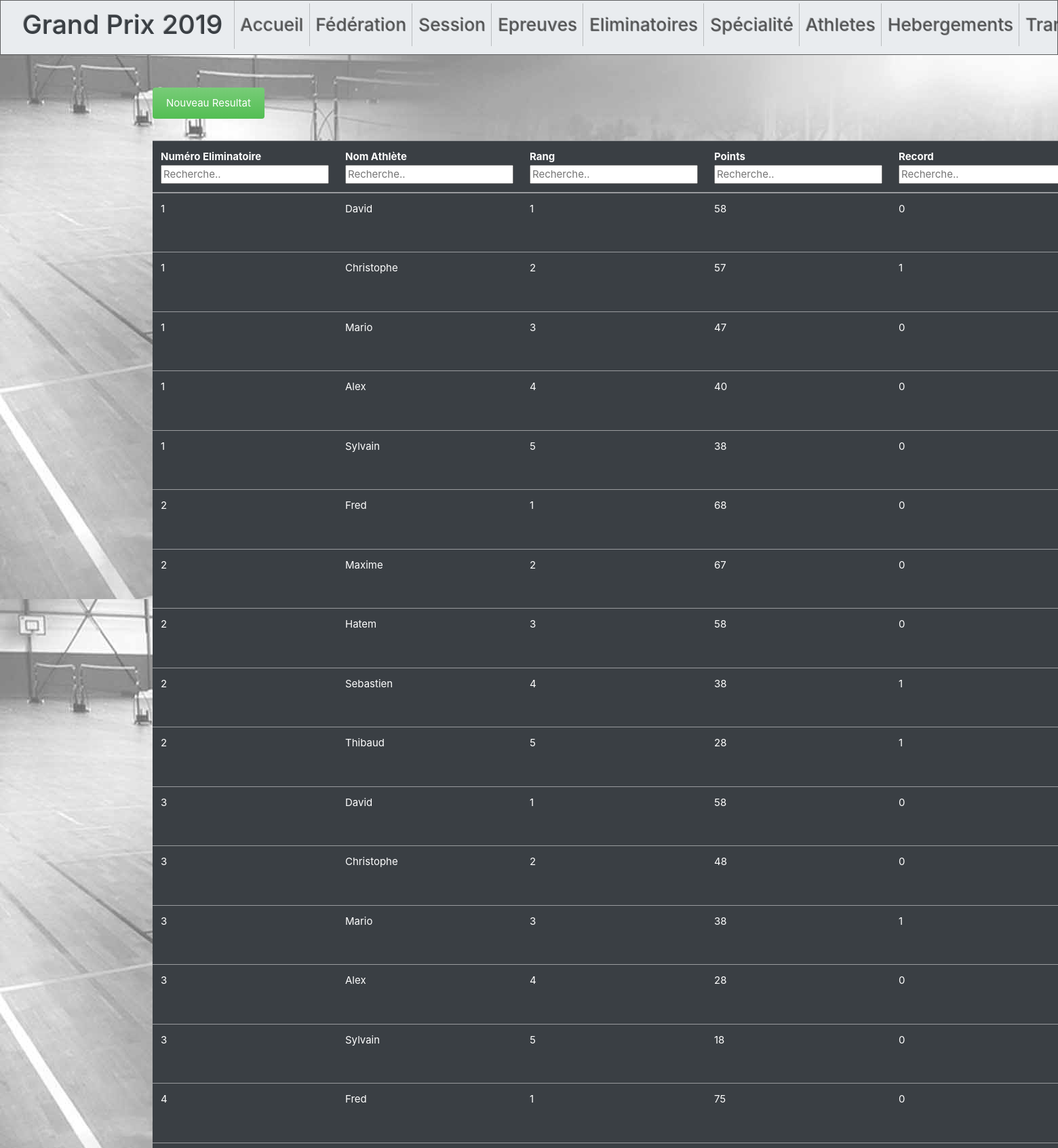
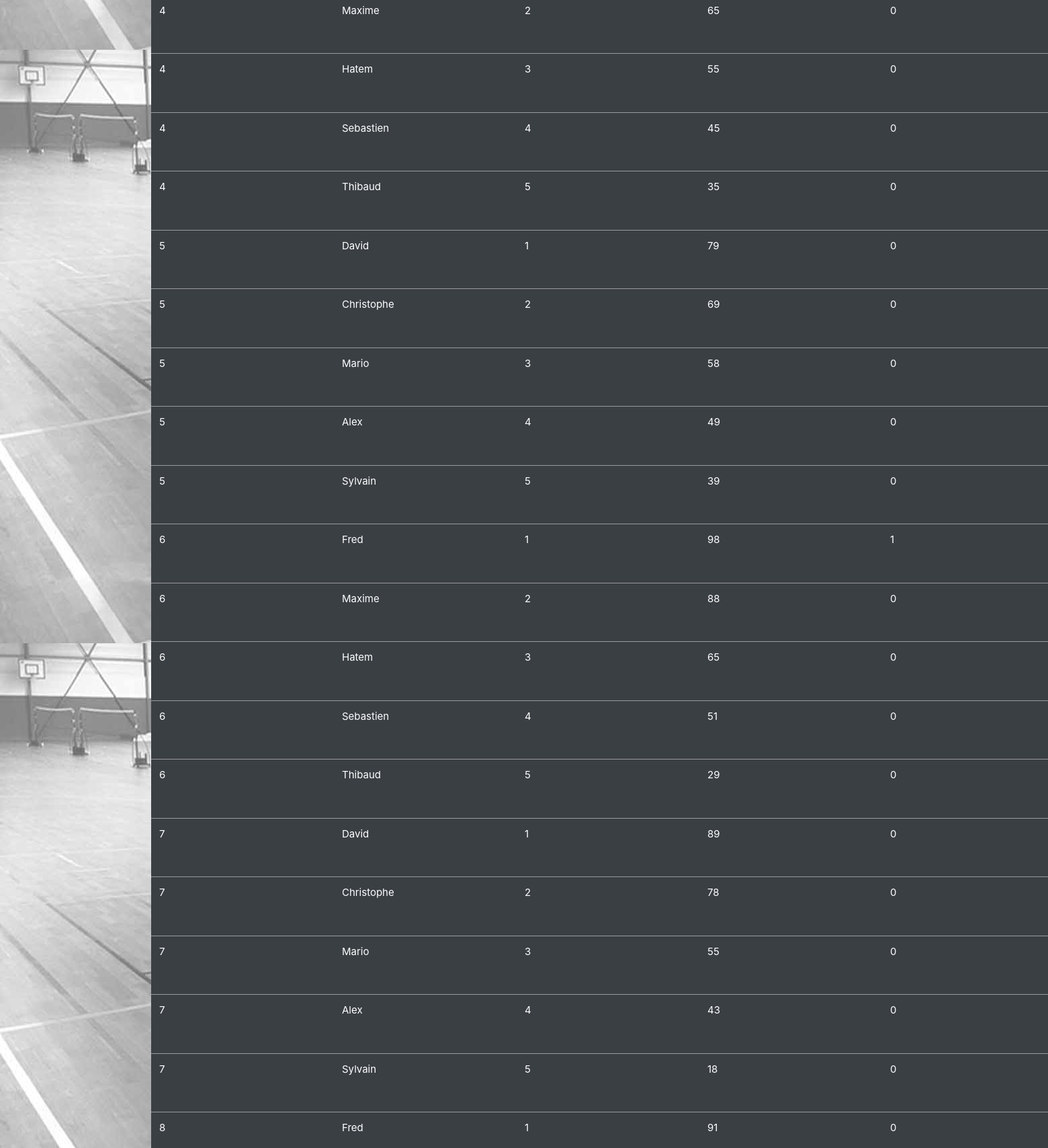
/resultat_athl.php (upper part), run on the app's committed database (2 pictures, top to bottom).
### tables this page shows
CREATE TABLE `resultat_athl` (
  `ID_ELIMINATOIRE` int(11) NOT NULL,
  `ID_ATHLETE` int(11) NOT NULL,
  `RANG_ATHLETE` int(11) DEFAULT NULL,
  `POINTS_ATHLETE` int(11) DEFAULT NULL,
  `RECORD` tinyint(1) DEFAULT NULL
);

CREATE TABLE `athlete` (
  `ID_ATHLETE` int(11) NOT NULL,
  `ID_FEDERATION` int(11) NOT NULL,
  `NOM_ATHLETE` varchar(30) NOT NULL,
  `SEXE` char(1) NOT NULL
);

### ConnResu.php (called while the page is built, shortened)
<?php
function resultat_athl() {
try {
    $conn=conn();
    $stmt = $conn->prepare("SELECT * FROM resultat_athl INNER JOIN athlete ON resultat_athl.ID_ATHLETE=athlete.ID_ATHLETE ORDER BY ID_ELIMINATOIRE ASC");
    $stmt->execute();
    $resultat_athl = $stmt->fetchAll();
    return $resultat_athl;
}
    catch(PDOException $e) {
        echo "Error: " . $e->getMessage();
    }
}
?>

### resultat_athl.php (the view, shortened to what this page needs)
<!DOCTYPE html>
<?php
require_once "ConnResu.php";
$resultat_athl = resultat_athl();
?>
<html>
    <head>
    </head>
    <header>
    <?php include "index.php";
    ?>
    </header>
<body>
    <form action = "NewResu.php" method = "get">
 <input class="alert btn-success" type = "submit" name = "Nouveau Resul" value = "Nouveau Resultat">
 </form>
<table id="myTable" class="table table-primary">
  <thead>
    <tr>
      <th scope="col">Numéro Eliminatoire<br><input type="text" id="input_col0" onkeyup="myFunction0()" placeholder="Recherche.."></th>
      <th scope="col">Nom Athlète<br><input type="text" id="input_col1" onkeyup="myFunction1()" placeholder="Recherche.."></th>
      <th scope="col">Rang<br><input type="text" id="input_col2" onkeyup="myFunction2()" placeholder="Recherche.."></th>
      <th scope="col">Points<br><input type="text" id="input_col3" onkeyup="myFunction3()" placeholder="Recherche.."></th>
      <th scope="col">Record<br><input type="text" id="input_col4" onkeyup="myFunction4()" placeholder="Recherche.."></th>
    </tr>
  <?php
    for($i=0; $i<sizeof($resultat_athl); $i++){
?>
    <tr>
    <td><?php echo $resultat_athl[$i]['ID_ELIMINATOIRE'];?></td>
    <td><?php echo $resultat_athl[$i]['NOM_ATHLETE'];?></td>
    <td><?php echo $resultat_athl[$i]['RANG_ATHLETE'];?></td>
    <td><?php echo $resultat_athl[$i]['POINTS_ATHLETE'];?></td>
    <td><?php echo $resultat_athl[$i]['RECORD'];?></td>
</tr>
<?php
}
?></thead>
</table></h1>
</body>
</html>

### data on the page
resultat_athl: ID_ELIMINATOIRE "1", ID_ATHLETE.NOM_ATHLETE "David", RANG_ATHLETE "1", POINTS_ATHLETE "58", RECORD "0"
resultat_athl: ID_ELIMINATOIRE "1", ID_ATHLETE.NOM_ATHLETE "Christophe", RANG_ATHLETE "2", POINTS_ATHLETE "57", RECORD "1"
resultat_athl: ID_ELIMINATOIRE "1", ID_ATHLETE.NOM_ATHLETE "Mario", RANG_ATHLETE "3", POINTS_ATHLETE "47", RECORD "0"
resultat_athl: ID_ELIMINATOIRE "1", ID_ATHLETE.NOM_ATHLETE "Alex", RANG_ATHLETE "4", POINTS_ATHLETE "40", RECORD "0"
resultat_athl: ID_ELIMINATOIRE "1", ID_ATHLETE.NOM_ATHLETE "Sylvain", RANG_ATHLETE "5", POINTS_ATHLETE "38", RECORD "0"
resultat_athl: ID_ELIMINATOIRE "2", ID_ATHLETE.NOM_ATHLETE "Fred", RANG_ATHLETE "1", POINTS_ATHLETE "68", RECORD "0"
resultat_athl: ID_ELIMINATOIRE "2", ID_ATHLETE.NOM_ATHLETE "Maxime", RANG_ATHLETE "2", POINTS_ATHLETE "67", RECORD "0"
resultat_athl: ID_ELIMINATOIRE "2", ID_ATHLETE.NOM_ATHLETE "Hatem", RANG_ATHLETE "3", POINTS_ATHLETE "58", RECORD "0"
resultat_athl: ID_ELIMINATOIRE "2", ID_ATHLETE.NOM_ATHLETE "Sebastien", RANG_ATHLETE "4", POINTS_ATHLETE "38", RECORD "1"
resultat_athl: ID_ELIMINATOIRE "2", ID_ATHLETE.NOM_ATHLETE "Thibaud", RANG_ATHLETE "5", POINTS_ATHLETE "28", RECORD "1"
resultat_athl: ID_ELIMINATOIRE "3", ID_ATHLETE.NOM_ATHLETE "David", RANG_ATHLETE "1", POINTS_ATHLETE "58", RECORD "0"
resultat_athl: ID_ELIMINATOIRE "3", ID_ATHLETE.NOM_ATHLETE "Christophe", RANG_ATHLETE "2", POINTS_ATHLETE "48", RECORD "0"
resultat_athl: ID_ELIMINATOIRE "3", ID_ATHLETE.NOM_ATHLETE "Mario", RANG_ATHLETE "3", POINTS_ATHLETE "38", RECORD "1"
resultat_athl: ID_ELIMINATOIRE "3", ID_ATHLETE.NOM_ATHLETE "Alex", RANG_ATHLETE "4", POINTS_ATHLETE "28", RECORD "0"
resultat_athl: ID_ELIMINATOIRE "3", ID_ATHLETE.NOM_ATHLETE "Sylvain", RANG_ATHLETE "5", POINTS_ATHLETE "18", RECORD "0"
resultat_athl: ID_ELIMINATOIRE "4", ID_ATHLETE.NOM_ATHLETE "Fred", RANG_ATHLETE "1", POINTS_ATHLETE "75", RECORD "0"
resultat_athl: ID_ELIMINATOIRE "4", ID_ATHLETE.NOM_ATHLETE "Maxime", RANG_ATHLETE "2", POINTS_ATHLETE "65", RECORD "0"
resultat_athl: ID_ELIMINATOIRE "4", ID_ATHLETE.NOM_ATHLETE "Hatem", RANG_ATHLETE "3", POINTS_ATHLETE "55", RECORD "0"
resultat_athl: ID_ELIMINATOIRE "4", ID_ATHLETE.NOM_ATHLETE "Sebastien", RANG_ATHLETE "4", POINTS_ATHLETE "45", RECORD "0"
resultat_athl: ID_ELIMINATOIRE "4", ID_ATHLETE.NOM_ATHLETE "Thibaud", RANG_ATHLETE "5", POINTS_ATHLETE "35", RECORD "0"
resultat_athl: ID_ELIMINATOIRE "5", ID_ATHLETE.NOM_ATHLETE "David", RANG_ATHLETE "1", POINTS_ATHLETE "79", RECORD "0"
resultat_athl: ID_ELIMINATOIRE "5", ID_ATHLETE.NOM_ATHLETE "Christophe", RANG_ATHLETE "2", POINTS_ATHLETE "69", RECORD "0"
resultat_athl: ID_ELIMINATOIRE "5", ID_ATHLETE.NOM_ATHLETE "Mario", RANG_ATHLETE "3", POINTS_ATHLETE "58", RECORD "0"
resultat_athl: ID_ELIMINATOIRE "5", ID_ATHLETE.NOM_ATHLETE "Alex", RANG_ATHLETE "4", POINTS_ATHLETE "49", RECORD "0"
resultat_athl: ID_ELIMINATOIRE "5", ID_ATHLETE.NOM_ATHLETE "Sylvain", RANG_ATHLETE "5", POINTS_ATHLETE "39", RECORD "0"
resultat_athl: ID_ELIMINATOIRE "6", ID_ATHLETE.NOM_ATHLETE "Fred", RANG_ATHLETE "1", POINTS_ATHLETE "98", RECORD "1"
resultat_athl: ID_ELIMINATOIRE "6", ID_ATHLETE.NOM_ATHLETE "Maxime", RANG_ATHLETE "2", POINTS_ATHLETE "88", RECORD "0"
resultat_athl: ID_ELIMINATOIRE "6", ID_ATHLETE.NOM_ATHLETE "Hatem", RANG_ATHLETE "3", POINTS_ATHLETE "65", RECORD "0"
resultat_athl: ID_ELIMINATOIRE "6", ID_ATHLETE.NOM_ATHLETE "Sebastien", RANG_ATHLETE "4", POINTS_ATHLETE "51", RECORD "0"
resultat_athl: ID_ELIMINATOIRE "6", ID_ATHLETE.NOM_ATHLETE "Thibaud", RANG_ATHLETE "5", POINTS_ATHLETE "29", RECORD "0"
resultat_athl: ID_ELIMINATOIRE "7", ID_ATHLETE.NOM_ATHLETE "David", RANG_ATHLETE "1", POINTS_ATHLETE "89", RECORD "0"
resultat_athl: ID_ELIMINATOIRE "7", ID_ATHLETE.NOM_ATHLETE "Christophe", RANG_ATHLETE "2", POINTS_ATHLETE "78", RECORD "0"
resultat_athl: ID_ELIMINATOIRE "7", ID_ATHLETE.NOM_ATHLETE "Mario", RANG_ATHLETE "3", POINTS_ATHLETE "55", RECORD "0"
resultat_athl: ID_ELIMINATOIRE "7", ID_ATHLETE.NOM_ATHLETE "Alex", RANG_ATHLETE "4", POINTS_ATHLETE "43", RECORD "0"
resultat_athl: ID_ELIMINATOIRE "7", ID_ATHLETE.NOM_ATHLETE "Sylvain", RANG_ATHLETE "5", POINTS_ATHLETE "18", RECORD "0"
resultat_athl: ID_ELIMINATOIRE "8", ID_ATHLETE.NOM_ATHLETE "Fred", RANG_ATHLETE "1", POINTS_ATHLETE "91", RECORD "0"
